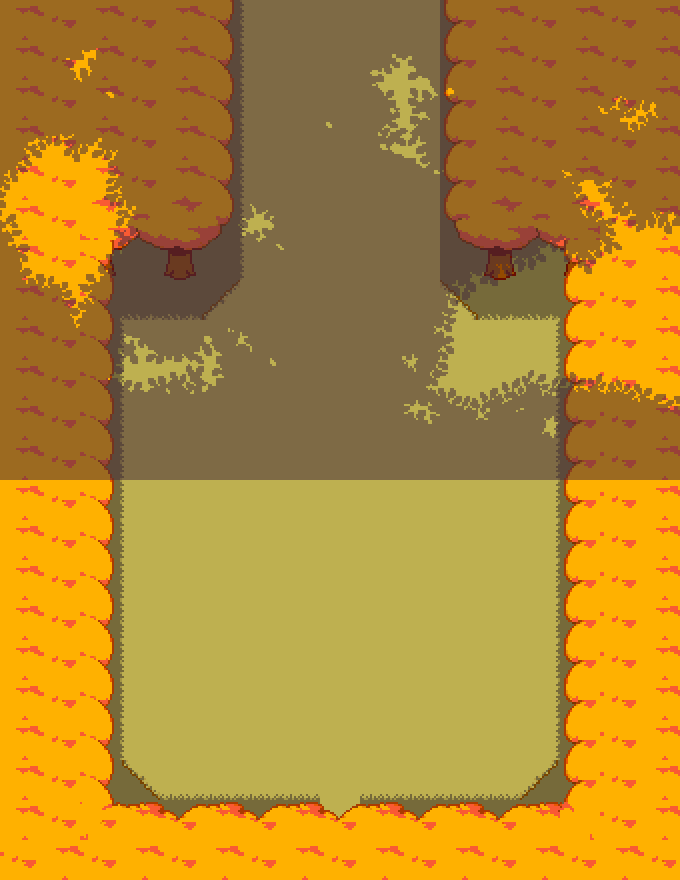

Tiled map render using the project's own tile images. Description and the whole map definition, tile-layer contents included, below:
An orthogonal 17x22 tile map with 40x40 px tiles, 4 tile layers (Tile Layer 1, Tile Layer 2, Tile Layer 4, Tile Layer 3), 1 image layer and 13 objects (2x transition, script, npc, spawn, south, ...).

<map version="1.11" tiledversion="1.11.0" orientation="orthogonal" renderorder="right-down" width="17" height="22" tilewidth="40" tileheight="40" infinite="0" nextlayerid="9" nextobjectid="17">
 <editorsettings>
  <export target="data.lua" format="lua" />
 </editorsettings>
 <properties>
  <property name="border" value="leaves" />
  <property name="light" type="bool" value="true" />
  <property name="music" value="deltarune/mus_birdnoise" />
 </properties>
 <tileset firstgid="1" source="../../tilesets/hometown_forest.tsx" />
 <layer id="1" name="Tile Layer 1" width="17" height="22">
  <data encoding="csv">
57,57,57,57,57,57,58,58,58,58,58,57,57,57,57,57,57,
57,57,57,57,57,57,58,58,58,58,58,57,57,57,57,57,57,
57,57,57,57,57,57,58,58,58,58,58,57,57,57,57,57,57,
57,57,57,57,57,57,58,58,58,58,58,57,57,57,57,57,57,
57,57,57,57,57,57,58,58,58,58,58,57,57,57,57,57,57,
57,57,57,57,57,57,58,58,58,58,58,57,57,57,57,57,57,
57,57,57,57,57,57,58,58,58,58,58,57,57,57,57,57,57,
57,57,57,57,57,57,58,58,58,58,58,57,57,57,57,57,57,
57,57,57,58,58,58,58,58,58,58,58,58,58,58,57,57,57,
57,57,57,58,58,58,58,58,58,58,58,58,58,58,57,57,57,
57,57,57,58,58,58,58,58,58,58,58,58,58,58,57,57,57,
57,57,57,58,58,58,58,58,58,58,58,58,58,58,57,57,57,
57,57,57,58,58,58,58,58,58,58,58,58,58,58,57,57,57,
57,57,57,58,58,58,58,58,58,58,58,58,58,58,57,57,57,
57,57,57,58,58,58,58,58,58,58,58,58,58,58,57,57,57,
57,57,57,58,58,58,58,58,58,58,58,58,58,58,57,57,57,
57,57,57,58,58,58,58,58,58,58,58,58,58,58,57,57,57,
57,57,57,58,58,58,58,58,58,58,58,58,58,58,57,57,57,
57,57,57,58,58,58,58,58,58,58,58,58,58,58,57,57,57,
57,57,57,57,58,58,58,58,58,58,58,58,58,57,57,57,57,
57,57,57,57,57,57,57,57,58,57,57,57,57,57,57,57,57,
57,57,57,57,57,57,57,57,58,57,57,57,57,57,57,57,57
</data>
 </layer>
 <layer id="2" name="Tile Layer 2" width="17" height="22">
  <data encoding="csv">
0,0,0,0,0,0,69,0,0,0,0,0,0,0,0,0,0,
0,0,0,0,0,0,69,0,0,0,0,0,0,0,0,0,0,
0,0,0,0,0,0,69,0,0,0,0,0,0,0,0,0,0,
0,0,0,0,0,0,69,0,0,0,0,0,0,0,0,0,0,
0,0,0,0,0,0,69,0,0,0,0,0,0,0,0,0,0,
0,0,0,0,0,0,69,0,0,0,0,0,0,0,0,0,0,
0,0,286,0,286,0,69,0,0,0,0,0,286,0,286,0,0,
0,0,0,68,68,51,0,0,0,0,0,53,68,68,0,0,0,
0,0,0,69,0,0,0,0,0,0,0,0,0,67,0,0,0,
0,0,0,69,0,0,0,0,0,0,0,0,0,67,0,0,0,
0,0,0,69,0,0,0,0,0,0,0,0,0,67,0,0,0,
0,0,0,69,0,0,0,0,0,0,0,0,0,67,0,0,0,
0,0,0,69,0,0,0,0,0,0,0,0,0,67,0,0,0,
0,0,0,69,0,0,0,0,0,0,0,0,0,67,0,0,0,
0,0,0,69,0,0,0,0,0,0,0,0,0,67,0,0,0,
0,0,0,69,0,0,0,0,0,0,0,0,0,67,0,0,0,
0,0,0,69,0,0,0,0,0,0,0,0,0,67,0,0,0,
0,0,0,69,0,0,0,0,0,0,0,0,0,67,0,0,0,
0,0,0,69,0,0,0,0,0,0,0,0,0,67,0,0,0,
0,0,0,73,46,46,46,46,0,46,46,46,46,75,0,0,0,
0,0,0,0,0,0,0,0,0,0,0,0,0,0,0,0,0,
0,0,0,0,0,0,0,0,0,0,0,0,0,0,0,0,0
</data>
 </layer>
 <objectgroup id="4" name="collision">
  <object id="2" x="40" y="280" width="40" height="560" />
  <object id="3" x="80" y="0" width="120" height="280" />
  <object id="4" x="480" y="0" width="120" height="280" />
  <object id="6" x="600" y="280" width="40" height="560" />
  <object id="13" x="80" y="840" width="240" height="120" />
  <object id="14" x="360" y="840" width="240" height="120" />
 </objectgroup>
 <objectgroup id="6" name="objects">
  <object id="8" name="transition" x="320" y="960" width="40" height="40">
   <properties>
    <property name="map" value="entrance" />
    <property name="marker" value="entry" />
   </properties>
  </object>
  <object id="9" name="transition" x="200" y="-40" width="280" height="40">
   <properties>
    <property name="map" value="evershade_01" />
    <property name="marker" value="south" />
   </properties>
  </object>
  <object id="15" name="script" x="80" y="600" width="520" height="40">
   <properties>
    <property name="cutscene" value="evershade.froggit" />
    <property name="once" type="bool" value="true" />
   </properties>
  </object>
  <object id="16" name="npc" x="340" y="360">
   <properties>
    <property name="actor" value="feralfroggit" />
    <property name="flagcheck" value="!evershade_froggit" />
   </properties>
   <point />
  </object>
 </objectgroup>
 <objectgroup id="7" name="markers">
  <object id="10" name="spawn" x="340" y="760">
   <point />
  </object>
  <object id="11" name="south" x="340" y="920">
   <point />
  </object>
  <object id="12" name="north" x="340" y="40">
   <point />
  </object>
 </objectgroup>
 <layer id="8" name="Tile Layer 4" width="17" height="22">
  <data encoding="csv">
0,0,0,0,0,0,0,0,0,0,0,0,0,0,0,0,0,
0,0,0,0,0,0,0,0,0,0,0,0,0,0,0,0,0,
0,0,0,0,0,0,0,0,0,0,0,0,0,0,0,0,0,
0,0,0,0,0,0,0,0,0,0,0,0,0,0,0,0,0,
0,0,0,0,0,0,0,0,0,0,0,0,0,0,0,0,0,
0,0,0,0,0,0,0,0,0,0,0,0,0,0,0,0,0,
0,0,215,0,0,0,0,0,0,0,0,0,0,0,215,0,0,
0,0,0,0,0,0,0,0,0,0,0,0,0,0,0,0,0,
0,0,0,0,0,0,0,0,0,0,0,0,0,0,0,0,0,
0,0,0,0,0,0,0,0,0,0,0,0,0,0,0,0,0,
0,0,0,0,0,0,0,0,0,0,0,0,0,0,0,0,0,
0,0,0,0,0,0,0,0,0,0,0,0,0,0,0,0,0,
0,0,0,0,0,0,0,0,0,0,0,0,0,0,0,0,0,
0,0,0,0,0,0,0,0,0,0,0,0,0,0,0,0,0,
0,0,0,0,0,0,0,0,0,0,0,0,0,0,0,0,0,
0,0,0,0,0,0,0,0,0,0,0,0,0,0,0,0,0,
0,0,0,0,0,0,0,0,0,0,0,0,0,0,0,0,0,
0,0,0,0,0,0,0,0,0,0,0,0,0,0,0,0,0,
0,0,0,0,0,0,0,0,0,0,0,0,0,0,0,0,0,
0,0,0,0,0,0,0,0,0,0,0,0,0,0,0,0,0,
0,0,0,0,0,0,0,0,0,0,0,0,0,0,0,0,0,
0,0,0,0,0,0,0,0,0,0,0,0,0,0,0,0,0
</data>
 </layer>
 <layer id="3" name="Tile Layer 3" width="17" height="22">
  <data encoding="csv">
150,151,150,151,152,95,0,0,0,0,0,93,150,151,152,151,152,
150,151,150,151,152,95,0,0,0,0,0,93,150,151,152,151,152,
150,151,150,151,152,95,0,0,0,0,0,93,150,151,152,151,152,
150,151,150,151,152,95,0,0,0,0,0,93,150,151,152,151,152,
150,151,150,151,152,95,0,0,0,0,0,93,150,151,152,151,152,
150,151,147,162,163,106,0,0,0,0,0,104,161,162,163,151,152,
150,151,95,173,215,159,0,0,0,0,0,115,215,173,149,151,152,
150,151,95,0,0,0,0,0,0,0,0,0,0,0,149,151,152,
150,151,95,0,0,0,0,0,0,0,0,0,0,0,149,151,152,
150,151,95,0,0,0,0,0,0,0,0,0,0,0,149,151,152,
150,151,95,0,0,0,0,0,0,0,0,0,0,0,149,151,152,
150,151,95,0,0,0,0,0,0,0,0,0,0,0,149,151,152,
150,151,95,0,0,0,0,0,0,0,0,0,0,0,149,151,152,
150,151,95,0,0,0,0,0,0,0,0,0,0,0,149,151,152,
150,151,95,0,0,0,0,0,0,0,0,0,0,0,149,151,152,
150,151,95,0,0,0,0,0,0,0,0,0,0,0,149,151,152,
150,151,95,0,0,0,0,0,0,0,0,0,0,0,149,151,152,
150,151,95,0,0,0,0,0,0,0,0,0,0,0,149,151,152,
150,151,95,0,0,0,0,0,0,0,0,0,0,0,149,151,152,
150,151,95,0,0,0,0,0,0,0,0,0,0,0,149,151,152,
150,151,192,139,140,141,140,141,140,139,140,139,140,141,190,151,152,
151,152,151,152,151,152,151,152,151,152,151,152,151,152,151,152,151
</data>
 </layer>
 <imagelayer id="5" name="cover" offsetx="-40" offsety="0" parallaxx="0.9" parallaxy="0.9" repeatx="1" repeaty="1">
  <image source="../../../../assets/sprites/maps/graveyardover.png" width="1200" height="480" />
 </imagelayer>
</map>
